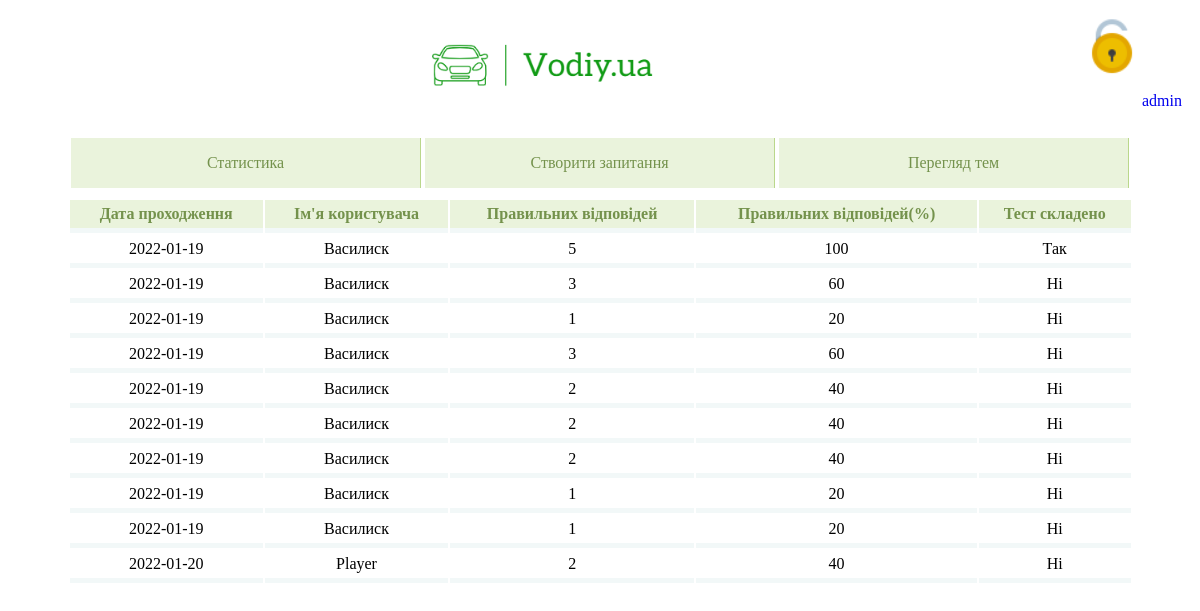
The page /admin/stats (signed in) on the database its author committed.
### models.py (models this page shows)
class Users(db.Model):
    id = db.Column(db.Integer, primary_key=True)
    login = db.Column(db.String, unique=True)
    email = db.Column(db.String, unique=True)
    password = db.Column(db.String, nullable=False)
    tests = db.relationship('History', backref='users')

class History(db.Model):
    id = db.Column(db.Integer, primary_key=True)
    user_id = db.Column(db.Integer, db.ForeignKey('users.id'), nullable=False)
    correct_answers_number = db.Column(db.Integer, nullable=False)
    correct_answers_percent = db.Column(db.Integer, nullable=False)
    complete = db.Column(db.Boolean, nullable=False)
    date = db.Column(db.Date, nullable=False)

### admin/admin.py (the view)
@admin.route('/stats')
@admin_required
def stats():
    return render_template('admin/stats.html', user=Admin, users_history=Admin.get_users_history(), tests_number=len(Admin.get_history()))

### Admin.py (called while the page is built)
    @classmethod
    def get_users_history(cls):
        return DataBase.get_users_history()

    @classmethod
    def get_history(cls):
        return DataBase.get_history()

### DataBase.py (called while the page is built)
    @classmethod
    def get_users_history(cls):
        return Users.query.all()

    @classmethod
    def get_history(cls):
        return History.query.all()

### Visitor.py (called while the page is built)
    @classmethod
    def is_authorized(cls):
        if session.get('logged') == 'True':
            return True
        else:
            return False

    @classmethod
    def get_name(cls):
        if session.get('logged'):
            return session.get('user_name')
        else:
            return 'Not authorized'

### admin/admin.py (called while the page is built)
def admin_required(f):
    @wraps(f)
    def decorated_function(*args, **kwargs):
        if Admin.is_authorized() is not True:
            return redirect(url_for('user.sign', next=request.url))
        return f(*args, **kwargs)
    return decorated_function

### admin/templates/admin/stats.html
{% extends 'admin/base.html' %}
{% block content %}
<center>
	<table class="table">
		<thead>
			<tr>
				<th>Дата проходження</th>
				<th>Ім'я користувача</th>
				<th>Правильних відповідей</th>
				<th>Правильних відповідей(%)</th>
				<th>Тест складено</th>
			</tr>
		</thead>
		{% if tests_number < 1 %}
		<tbody>
		<tr><td colspan="5" align="center" style="color: #74924C;">Ця таблиця порожня! Наразі не існує жодного запису результатів.</td></tr>
		</tbody>
		{% else %}
			{% for user_one in users_history %}
			{% for test in user_one.tests %}
			<tbody>
			<tr>
				<td align="center"> {{ test.date }} </td>
				<td align="center"> {{ user_one.login }} </td>
				<td align="center"> {{ test.correct_answers_number }} </td>
				<td align="center"> {{ test.correct_answers_percent }} </td>
				{% if test.complete %}
				<td align="center"> Так </td>
				{% else %}
				<td align="center">Ні</td>
				{% endif %}
			</tr>
			</tbody>
			{% endfor %}
			{% endfor %}
		{% endif %}
	</table>
</center>
{% endblock %}

### admin/templates/admin/base.html (shortened to what this page needs)
<!DOCTYPE html>
<html lang="en">
<head>
    <link type="text/css" rel="stylesheet" href="{{ url_for('admin.static', filename='css/menu.css') }}"/>
    <link type="text/css" rel="stylesheet" href="{{ url_for('admin.static', filename='css/styles.css') }}"/>
    <link type="text/css" rel="stylesheet" href="{{ url_for('admin.static', filename='css/table.css') }}"/>
</head>
<body>
<div class="wrapper">
    <div class="header">
        <div class="inner-header" style="text-align:center;">
            <img src="static/img/logo.png" height="120px;">
            <a href="log-out">
                {% if(user.is_authorized()) %}
                <img src="static/img/unlock.png" height="60px;" align="right" style="margin-top:10px; margin-right:50px;">
                {% else %}
                <img src="static/img/lock.png" height="60px;" align="right" style="margin-top:10px; margin-right:50px;">
                {% endif %}
                <p align="right" style="margin-top: -40px; padding-right:10px;">{{user.get_name()}}</p>
            </a>
        </div>
    </div>
 <div class="pagination">
        <div class="inner-pagination">
            <nav class="three" style="text-align:center;">
                <ul>
                    <li><a href="stats">Статистика</a></li>
                    <li><a href="new_questions">Створити запитання</a></li>
                    <li><a href="themes">Перегляд тем</a></li>
                </ul>
            </nav>
        </div>
    </div>
    {% block content %} {% endblock %}
</div>
</body>
</html>

### admin/static/css/menu.css (style rules this page uses)
ul { list-style: none; margin: 0 auto; }
a { text-decoration: none; font-family: lucida console; transition: .5s linear; }
.three ul { padding: 0; border-color: #71e761; }
.three li { display: inline-block; width: 350px; }
.three a { padding: 1em; display: block; color: #74924C; border-right: 1px solid #BAD78B; background: rgba(186, 215, 139, .3); }

### admin/static/css/styles.css (style rules this page uses)
* { box-sizing: border-box; }
.header { margin-bottom: 10px; }
.inner-header { height: 120px; }
.pagination { margin-bottom: 10px; }
.inner-pagination { height: 50px; }

### admin/static/css/table.css (style rules this page uses)
.table { width: 1065px; margin-bottom: 20px; border: 15px solid rgba(190, 215, 139, .3) border-top: 5px solid rgba(190, 215, 139, .3) border-collapse: collapse; }
.table th { font-weight: bold; padding: 5px; background: rgba(186, 215, 139, .3); border: none; color: #74924C; border-bottom: 5px solid #F2F8F8; font-family: lucida console; }
.table td { padding: 5px; border: none; border-bottom: 5px solid #F2F8F8; font-family: lucida console; transition: .5s linear; }

### rows shown on the page
Users: get_name "admin"
Users: login "Василиск"
History: date "2022-01-19", correct_answers_number "5", correct_answers_percent "100", complete "Так"
History: date "2022-01-19", correct_answers_number "3", correct_answers_percent "60", complete "Ні"
History: date "2022-01-19", correct_answers_number "1", correct_answers_percent "20", complete "Ні"
History: date "2022-01-19", correct_answers_number "3", correct_answers_percent "60", complete "Ні"
History: date "2022-01-19", correct_answers_number "2", correct_answers_percent "40", complete "Ні"
History: date "2022-01-19", correct_answers_number "2", correct_answers_percent "40", complete "Ні"
History: date "2022-01-19", correct_answers_number "2", correct_answers_percent "40", complete "Ні"
History: date "2022-01-19", correct_answers_number "1", correct_answers_percent "20", complete "Ні"
History: date "2022-01-19", correct_answers_number "1", correct_answers_percent "20", complete "Ні"
Users: login "Player"
History: date "2022-01-20", correct_answers_number "2", correct_answers_percent "40", complete "Ні"
